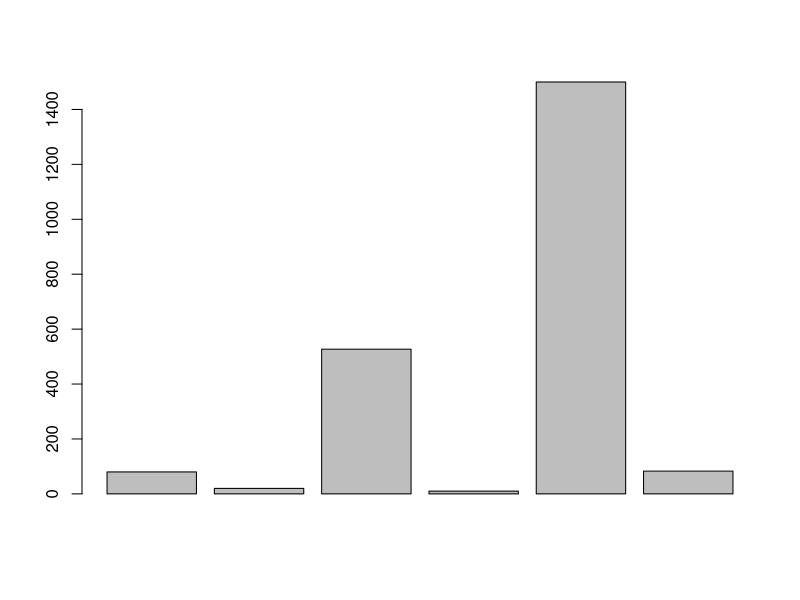
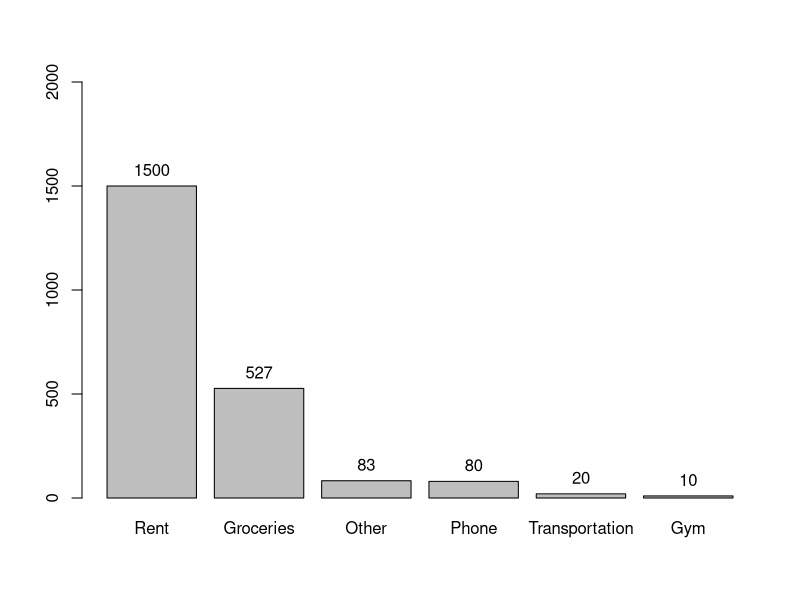

Write R code to recreate these figures, in order.
## ---- chunk 1
phone <- 80
transportation <- 20
groceries <- 527
gym <- 10
rent <- 1500
other <- 83

total <- phone + transportation + groceries + gym + rent + other # Total Expenses
semester <- total * 5 # Semester Expenses
year <- total * 10 # Year Expenses

expenses <- c("Phone" = phone, "Transportation" = transportation, "Groceries" = groceries, "Gym" = gym, "Rent" = rent, "Other" = other)
sorted_exp <- sort(expenses, decreasing = TRUE) # Sorting expenses
## ---- chunk 2
barplot(expenses, names.arg = "")

bar_plot <- barplot(sorted_exp, ylim = c(0, 2000))
plot_text <- bar_plot + text(bar_plot, sorted_exp, labels = sorted_exp, pos = 3)
## ---- chunk 3
a <- 3
b <- 4
c <- sqrt(a^2 + b^2)
## ---- chunk 4
n <- 5 # number of trials
k <- 2 # number of successes
p <- .5 # prob. of a success

## using factorial method
n_k <- factorial(n)/(factorial(k)*factorial(n-k))
coin_fact <- n_k * p^k * p^(n-k)

## using choose method
coin_choose <- choose(n, k) * p^k * p^(n-k)

dice_choose <- choose(10, 3) * (1/6)^3 * (1 - 1/6)^(10-3) # 3 out of 10 six on a dice

## using dbinom method
coin_binom <- dbinom(2, 5, .5) # 2 out of 5 heads
dice_binom <- dbinom(3, 10, 1/6) # 3 out of 10 six on a dice
dice_binom_three <- dbinom(3, 3, 1/6) # 3 out of 3 six on a dice

# To calculate probability with baised coing P(head) = .35
coin_baised <- dbinom(2, 5, .35)

# More than 3 heads with P(head) = .35
coin_sum <- dbinom(4, 5, .35) + dbinom(5, 5, .35) # OR
coin_sum_cdf <- 1 - pbinom(3, 5, .35)

# Installing package
#install.packages("stringr")
#install.packages("RColorBrewer")
#install.packages("XML")

# Calculating 3x^2 + 4x + 8
x <- 2
eqn_two <- 3*x^2 + 4*x + 8

y <- (-3:3)
eqn_series <- 3*y^2 + 4*y + 8
